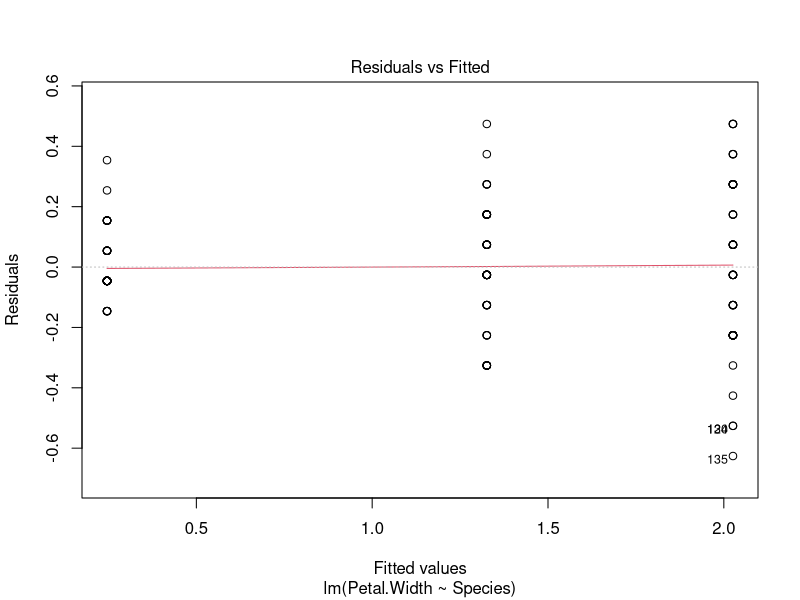
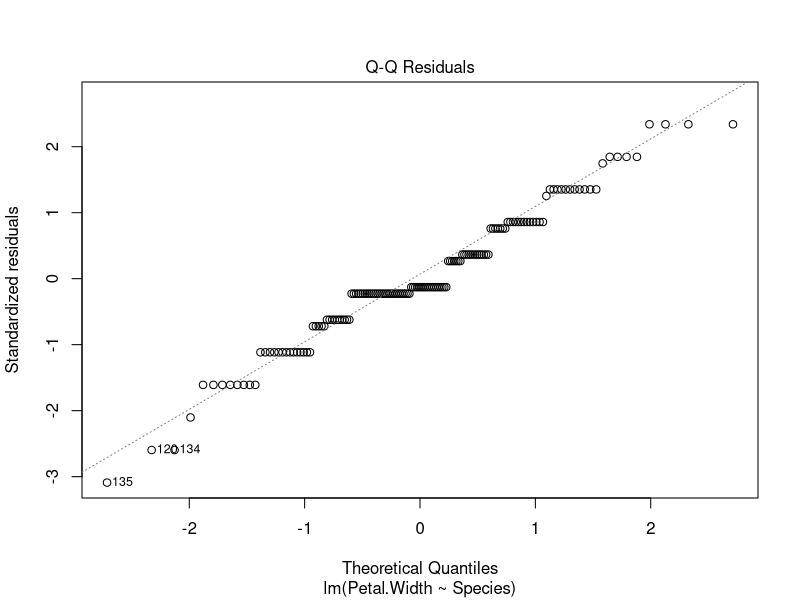
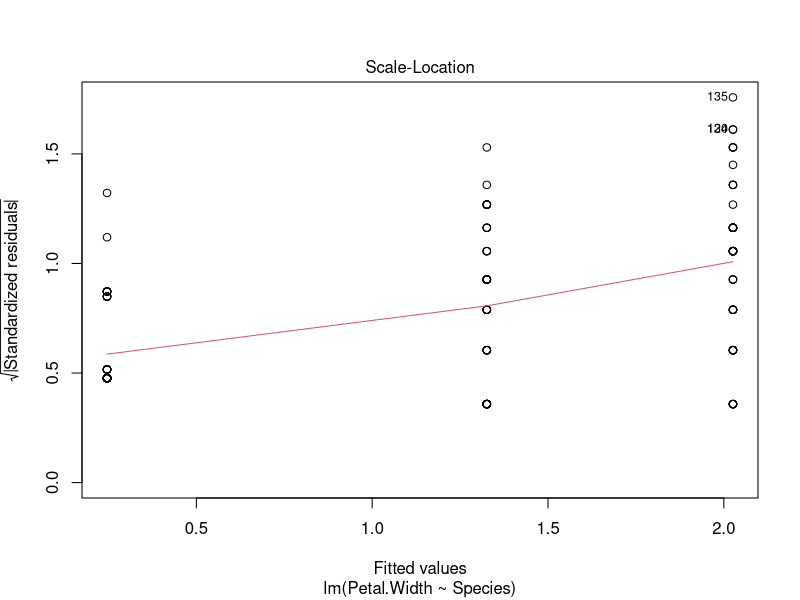
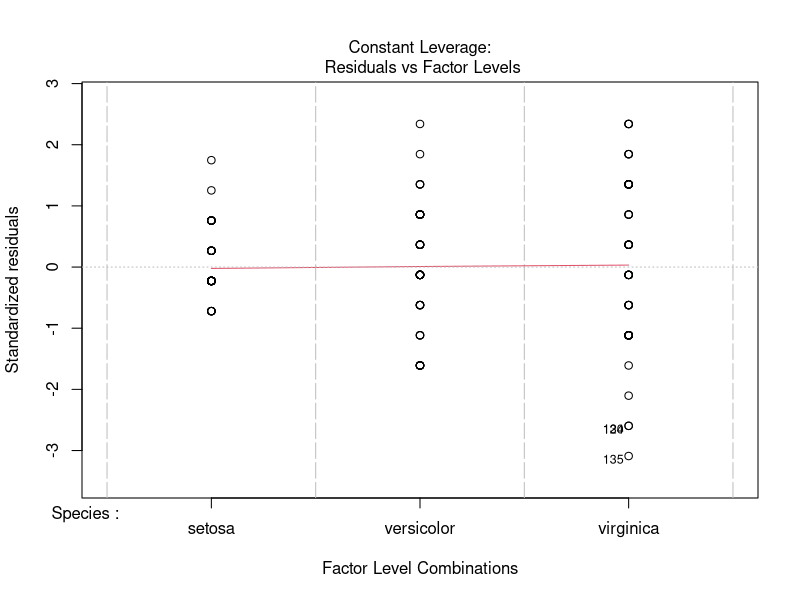

Reproduce these figures in R, in order.
## ------------------------------------------------------------------------
a<-lm(Petal.Width ~ Species, data=iris)
a$coefficients

## ------------------------------------------------------------------------
summary(lm(Petal.Length ~ Species, data=iris))

## ------------------------------------------------------------------------
fitted(a)

## ------------------------------------------------------------------------
residuals(a)

## ----fig1, fig.height = 4, fig.width = 6---------------------------------
plot(a)

